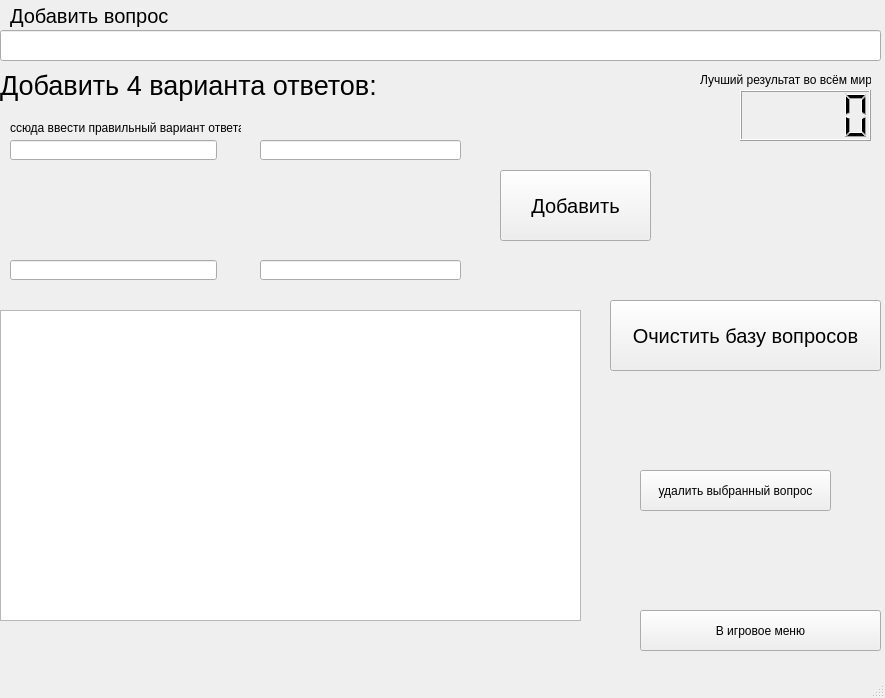
<?xml version="1.0" encoding="UTF-8"?>
<ui version="4.0">
 <class>MainWindow</class>
 <widget class="QMainWindow" name="MainWindow">
  <property name="geometry">
   <rect>
    <x>0</x>
    <y>0</y>
    <width>885</width>
    <height>698</height>
   </rect>
  </property>
  <property name="minimumSize">
   <size>
    <width>885</width>
    <height>698</height>
   </size>
  </property>
  <property name="maximumSize">
   <size>
    <width>885</width>
    <height>698</height>
   </size>
  </property>
  <property name="windowTitle">
   <string>Админка</string>
  </property>
  <widget class="QWidget" name="centralwidget">
   <widget class="QLineEdit" name="vopros">
    <property name="geometry">
     <rect>
      <x>0</x>
      <y>30</y>
      <width>881</width>
      <height>31</height>
     </rect>
    </property>
    <property name="text">
     <string/>
    </property>
   </widget>
   <widget class="QLabel" name="label">
    <property name="geometry">
     <rect>
      <x>10</x>
      <y>0</y>
      <width>161</width>
      <height>31</height>
     </rect>
    </property>
    <property name="font">
     <font>
      <pointsize>15</pointsize>
     </font>
    </property>
    <property name="text">
     <string>Добавить вопрос</string>
    </property>
   </widget>
   <widget class="QLabel" name="label_2">
    <property name="geometry">
     <rect>
      <x>700</x>
      <y>70</y>
      <width>171</width>
      <height>20</height>
     </rect>
    </property>
    <property name="text">
     <string>Лучший результат во всём мире:</string>
    </property>
   </widget>
   <widget class="QLCDNumber" name="luchadm">
    <property name="geometry">
     <rect>
      <x>740</x>
      <y>90</y>
      <width>131</width>
      <height>51</height>
     </rect>
    </property>
   </widget>
   <widget class="QLabel" name="label_3">
    <property name="geometry">
     <rect>
      <x>0</x>
      <y>70</y>
      <width>391</width>
      <height>31</height>
     </rect>
    </property>
    <property name="font">
     <font>
      <pointsize>20</pointsize>
     </font>
    </property>
    <property name="text">
     <string>Добавить 4 варианта ответов:</string>
    </property>
   </widget>
   <widget class="QPushButton" name="btndob">
    <property name="geometry">
     <rect>
      <x>500</x>
      <y>170</y>
      <width>151</width>
      <height>71</height>
     </rect>
    </property>
    <property name="font">
     <font>
      <pointsize>15</pointsize>
     </font>
    </property>
    <property name="text">
     <string>Добавить</string>
    </property>
   </widget>
   <widget class="QLabel" name="admerror">
    <property name="geometry">
     <rect>
      <x>490</x>
      <y>250</y>
      <width>371</width>
      <height>41</height>
     </rect>
    </property>
    <property name="font">
     <font>
      <pointsize>20</pointsize>
     </font>
    </property>
    <property name="text">
     <string/>
    </property>
   </widget>
   <widget class="QPushButton" name="btndel">
    <property name="geometry">
     <rect>
      <x>610</x>
      <y>300</y>
      <width>271</width>
      <height>71</height>
     </rect>
    </property>
    <property name="font">
     <font>
      <pointsize>15</pointsize>
     </font>
    </property>
    <property name="text">
     <string>Очистить базу вопросов</string>
    </property>
   </widget>
   <widget class="QLabel" name="label_4">
    <property name="geometry">
     <rect>
      <x>10</x>
      <y>120</y>
      <width>231</width>
      <height>16</height>
     </rect>
    </property>
    <property name="text">
     <string>ссюда ввести правильный вариант ответа</string>
    </property>
   </widget>
   <widget class="QLineEdit" name="dob1">
    <property name="geometry">
     <rect>
      <x>10</x>
      <y>140</y>
      <width>207</width>
      <height>20</height>
     </rect>
    </property>
   </widget>
   <widget class="QLineEdit" name="dob2">
    <property name="geometry">
     <rect>
      <x>260</x>
      <y>140</y>
      <width>201</width>
      <height>20</height>
     </rect>
    </property>
   </widget>
   <widget class="QLineEdit" name="dob3">
    <property name="geometry">
     <rect>
      <x>10</x>
      <y>260</y>
      <width>207</width>
      <height>20</height>
     </rect>
    </property>
   </widget>
   <widget class="QLineEdit" name="dob4">
    <property name="geometry">
     <rect>
      <x>260</x>
      <y>260</y>
      <width>201</width>
      <height>20</height>
     </rect>
    </property>
   </widget>
   <widget class="QPushButton" name="togame">
    <property name="geometry">
     <rect>
      <x>640</x>
      <y>610</y>
      <width>241</width>
      <height>41</height>
     </rect>
    </property>
    <property name="text">
     <string>В игровое меню</string>
    </property>
   </widget>
   <widget class="QTableView" name="tableView">
    <property name="geometry">
     <rect>
      <x>0</x>
      <y>310</y>
      <width>581</width>
      <height>311</height>
     </rect>
    </property>
   </widget>
   <widget class="QPushButton" name="butdelone">
    <property name="geometry">
     <rect>
      <x>640</x>
      <y>470</y>
      <width>191</width>
      <height>41</height>
     </rect>
    </property>
    <property name="text">
     <string>удалить выбранный вопрос</string>
    </property>
   </widget>
  </widget>
  <widget class="QMenuBar" name="menubar">
   <property name="geometry">
    <rect>
     <x>0</x>
     <y>0</y>
     <width>885</width>
     <height>21</height>
    </rect>
   </property>
  </widget>
  <widget class="QStatusBar" name="statusbar"/>
 </widget>
 <resources/>
 <connections/>
</ui>
